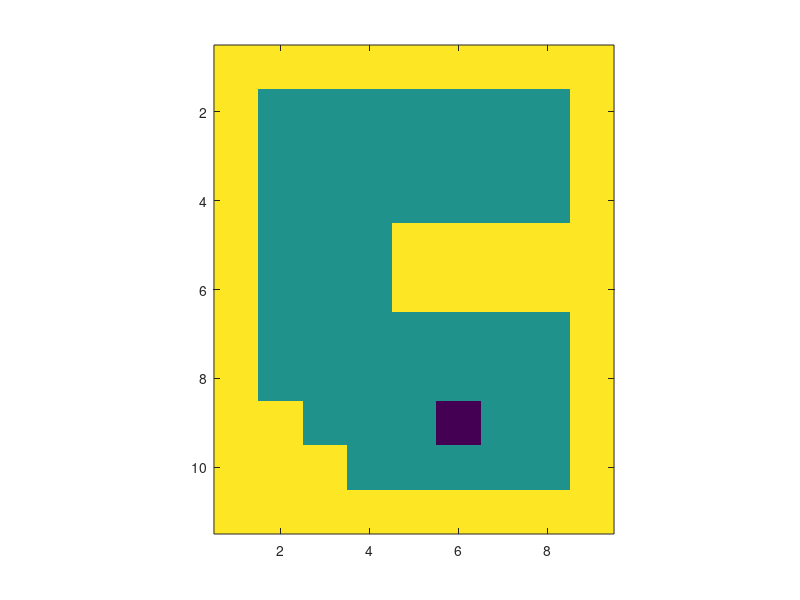

Recreate this plot in MATLAB.
% initialize map
Map = zeros(11,9);
Map(1,:) = -1; Map(11,:) = -1; Map(:,1) = -1; Map(:,9)     = -1;
Map(9,2) = -1; Map(10,2) = -1; Map(10,3)= -1; Map(5:6,5:8) = -1;

% initialize search start and goal locations
SearchStart = [3,7];
SearchGoal  = [9,6];

% initialize iterative search
SearchSolution = ones(11,9) * 0.5;                  % other: 0.5
SearchSolution(Map == -1) = 1;                      % obstacle: high potential
SearchSolution(SearchGoal(1),SearchGoal(2)) = 0;    % goal: low potential

% visualize the solution
imagesc(SearchSolution)
set(gca,'dataAspectRatio',[1 1 1])